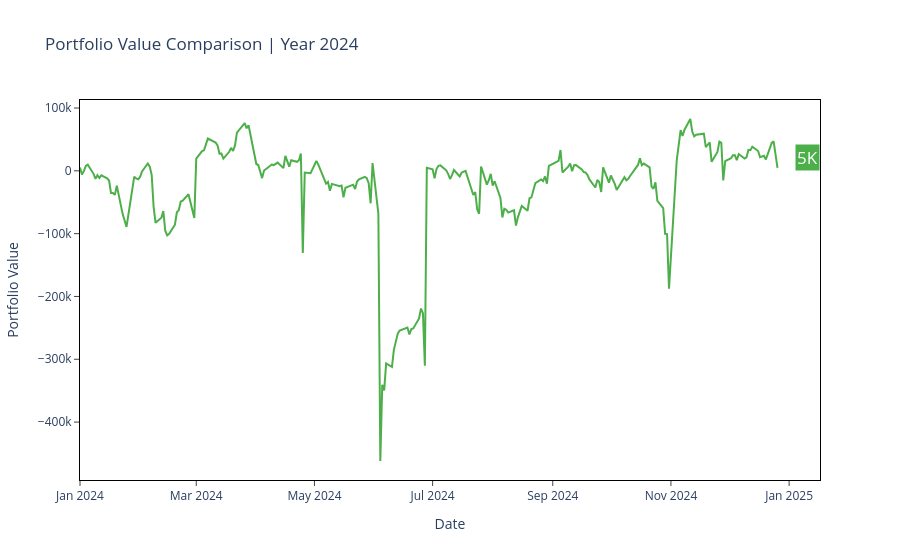

The cell this chart's notebook holds for it:
### Code cell
import plotly.graph_objects as go
from plotly.subplots import make_subplots

# baceline_p_value = go.Scatter(x=backtest_daily_df.index, y=backtest_daily_df['Values'], mode='lines', name='old', line=dict(color='#6baed6'))
strangle_p_value = go.Scatter(x=Alpha_daily_df.index, y=Alpha_daily_df['portfolio_value'], mode='lines', name='new', line=dict(color='#4daf4a'))
# strangle_p_value = go.Scatter(x=backtest_daily_df.index, y=backtest_daily_df['Values']-Alpha_daily_df['portfolio_value'], mode='lines', name='diff', line=dict(color='#4daf4a'))
# beta_p_value = go.Scatter(x=Beta_daily_df.index, y=Beta_daily_df[comp_var], mode='lines', name='Straddle+UBH', line=dict(color='#fd8d3c'))

# Create a layout for the figure
# layout = go.Layout(title=f'Portfolio {comp_var} Comparison | Straddle + UBH + GH VS Straddle + UBH + GH(OTM/ATM) | SPXW Weekly {year}', xaxis=dict(title='Date'), yaxis=dict(title='Frequency'))

# Combine trace and layout into a figure
# fig = go.Figure(layout=layout)
# fig = make_subplots(specs = [[{"secondary_y": True}]])
# fig.add_trace(baceline_p_value, secondary_y = False)
# fig.add_trace(strangle_p_value, secondary_y = False)

fig = go.Figure()
# fig.add_trace(baceline_p_value)
fig.add_trace(strangle_p_value)
# fig.add_trace(beta_p_value)

fig.update_layout(
   xaxis = dict(
                title='Date',
                # type="category", 
                # categoryorder='category ascending',
                # tickvals= [ts for ts in backtest_daily_df.index[::3]][::7],#list(df.index)[::50], 
                # ticktext=[ts for ts in df['Timestamp'] if ts.time() == datetime.datetime.strptime('09:20:00', '%H:%M:%S').time()], #list(pd.to_datetime(df['Timestamp']).dt.strftime('%Y-%m-%d %H:%M:%S'))[::7],
                # tickmode='array',
                # tickangle=90
            ),
    yaxis = dict(
                title = f'Portfolio Value',
                # tickvals = [0, 1, 2, 3, 4, 5, 6, 7, 8, 9, 10]
            ),

    plot_bgcolor = "white",
    title=f'Portfolio Value Comparison | Year 2024',
)

# fig.add_annotation(
#                     y=backtest_daily_df['Values'][-1],
#                     x=backtest_daily_df.index[-1],
#                     text=f"{round(backtest_daily_df['Values'][-1]/1000)}K",
#                     showarrow=False,
#                     xshift=30,
#                     yshift=5,
#                     bgcolor='#6baed6',
#                     font_color='rgb(255,255,255)',
#                     font_size=17
#                 )

fig.add_annotation(
                    y=Alpha_daily_df['portfolio_value'][-1],
                    x=backtest_daily_df.index[-1],
                    text=f"{round(Alpha_daily_df['portfolio_value'][-1]/1000)}K",
                    showarrow=False,
                    xshift=30,
                    yshift=10,
                    bgcolor='#4daf4a',
                    font_color='rgb(255, 255, 255)',
                    font_size=17
                )

# fig.add_annotation(
#                     y=Beta_daily_df[comp_var][-1],
#                     x=backtest_daily_df.index[-1],
#                     text=f"{round(Beta_daily_df[comp_var][-1]/1000)}K",
#                     showarrow=False,
#                     xshift=30,
#                     yshift=10,
#                     bgcolor='#fd8d3c',
#                     font_color='rgb(255, 255, 255)',
#                     font_size=17
#                 )

fig.update_xaxes(
                mirror=True,
                ticks='outside',
                showline=True,
                linecolor='black',
                gridcolor='white')
 
fig.update_yaxes(
            mirror=True,
            ticks='outside',
            showline=True,
            linecolor='black',
            gridcolor='white')



# Show the figure
fig.show()

### Figure 1 — Plotly figure (JSON) as saved in the notebook; plotly's stock layout.template omitted (floating-point values rounded to 4 significant figures; data arrays with more than 128 entries replaced by an {"elided": "..."} marker saying what was removed)
{"data": [{"line": {"color": "#4daf4a"}, "mode": "lines", "name": "new", "type": "scatter", "x": {"elided": "241 str values"}, "y": {"elided": "241 float values"}}], "layout": {"annotations": [{"bgcolor": "#4daf4a", "font": {"color": "rgb(255, 255, 255)", "size": 17}, "showarrow": false, "text": "5K", "x": "2024-12-26T00:00:00", "xshift": 30, "y": 4650.0, "yshift": 10}], "plot_bgcolor": "white", "title": {"text": "Portfolio Value Comparison | Year 2024"}, "xaxis": {"gridcolor": "white", "linecolor": "black", "mirror": true, "showline": true, "ticks": "outside", "title": {"text": "Date"}}, "yaxis": {"gridcolor": "white", "linecolor": "black", "mirror": true, "showline": true, "ticks": "outside", "title": {"text": "Portfolio Value"}}}}
